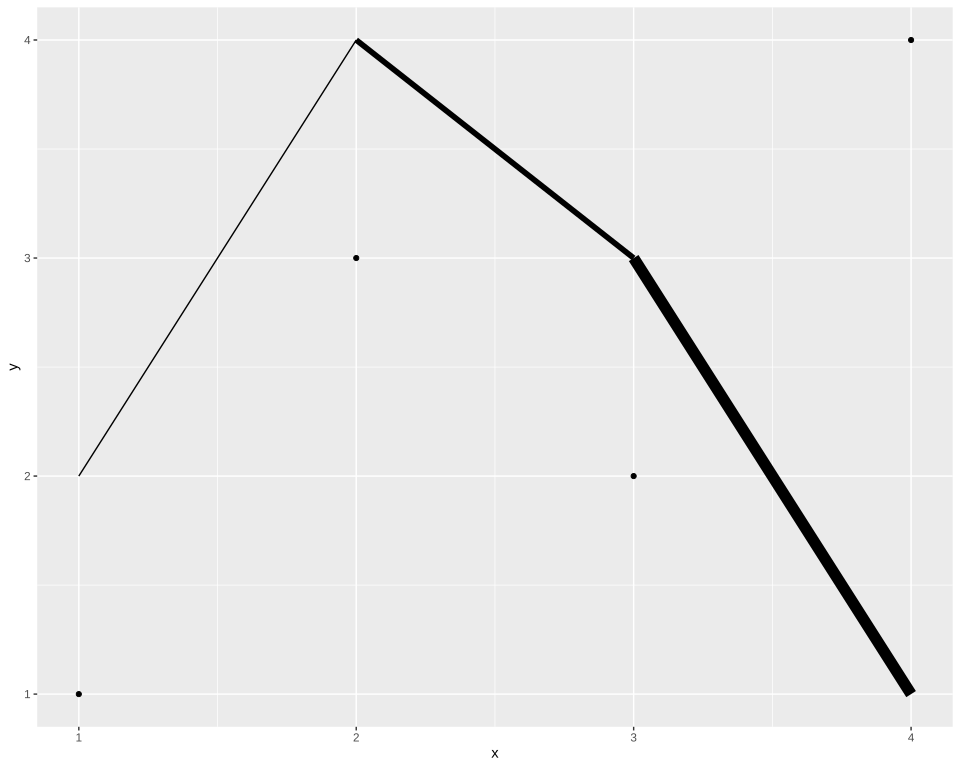

Write the R code that produced this figure.
# The plot test/golden/annotate_widths.svg draws, drawn by ggplot2 itself, as ggplot2's own visual
# tests draw their snapshots: the independent check on that golden whenever it changes. The suite
# never runs this; it needs R, ggplot2 and vdiffr, saved as the Docker image giggly-r:ggplot2-4.0.3.
# From the repository's root:
#
#   docker run --rm -v "$PWD/test/golden":/golden:ro giggly-r:ggplot2-4.0.3 \
#     Rscript /golden/annotate_widths.R > annotate_widths.ggplot2.svg
#
# and compare the two drawings element by element, as test/golden/point.R describes.
#
# Points, and a path annotated across them whose width grows along it, 0.5 to 6 mm, drawn a
# segment from each annotation to the next, each as wide as the one it starts from.
# First checked with ggplot2 4.0.3 and vdiffr 1.0.9: every element matches, the x axis drawn before
# the y as test/golden/point.R describes, and every clip path.

library(ggplot2)

data <- data.frame(x = c(1, 2, 3, 4), y = c(1, 3, 2, 4))
plot <- ggplot(data, aes(x, y)) +
  geom_point() +
  annotate("path", x = c(1, 2, 3, 4), y = c(2, 4, 3, 1), linewidth = c(0.5, 2, 4, 6)) +
  theme_gray()

file <- tempfile(fileext = ".svg")
suppressWarnings(vdiffr::write_svg(plot, file))
cat(readLines(file), sep = "\n")
